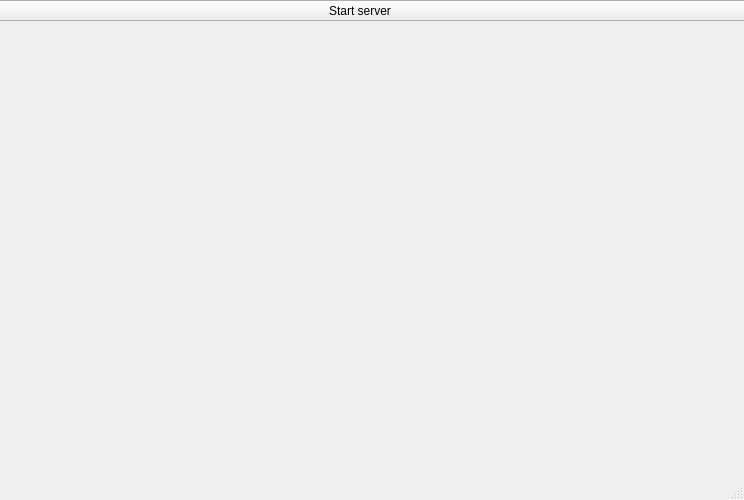
<?xml version="1.0" encoding="UTF-8"?>
<ui version="4.0">
 <class>MainWindow</class>
 <widget class="QMainWindow" name="MainWindow">
  <property name="geometry">
   <rect>
    <x>0</x>
    <y>0</y>
    <width>744</width>
    <height>500</height>
   </rect>
  </property>
  <property name="minimumSize">
   <size>
    <width>500</width>
    <height>500</height>
   </size>
  </property>
  <property name="windowTitle">
   <string>MainWindow</string>
  </property>
  <widget class="QWidget" name="centralwidget">
   <widget class="QPushButton" name="Down">
    <property name="geometry">
     <rect>
      <x>50</x>
      <y>200</y>
      <width>100</width>
      <height>100</height>
     </rect>
    </property>
    <property name="minimumSize">
     <size>
      <width>100</width>
      <height>100</height>
     </size>
    </property>
    <property name="styleSheet">
     <string notr="true">QPushButton#Down{
	background-color: transparent;
	border-image: url(:/Images/Images/Seta_H);
	background: none;
	border: none;
	background-repeat: none;
}</string>
    </property>
    <property name="text">
     <string/>
    </property>
   </widget>
   <widget class="QPushButton" name="Up">
    <property name="enabled">
     <bool>true</bool>
    </property>
    <property name="geometry">
     <rect>
      <x>160</x>
      <y>290</y>
      <width>100</width>
      <height>100</height>
     </rect>
    </property>
    <property name="minimumSize">
     <size>
      <width>100</width>
      <height>100</height>
     </size>
    </property>
    <property name="sizeIncrement">
     <size>
      <width>200</width>
      <height>300</height>
     </size>
    </property>
    <property name="mouseTracking">
     <bool>false</bool>
    </property>
    <property name="styleSheet">
     <string notr="true">QPushButton#Up{
	background-color: transparent;
	border-image: url(:/Images/Images/Seta_AH);
	background: none;
	border: none;
	background-repeat: none;
}</string>
    </property>
    <property name="text">
     <string/>
    </property>
    <property name="checkable">
     <bool>false</bool>
    </property>
   </widget>
   <widget class="QPushButton" name="StartServer">
    <property name="geometry">
     <rect>
      <x>-90</x>
      <y>0</y>
      <width>900</width>
      <height>21</height>
     </rect>
    </property>
    <property name="text">
     <string>Start server</string>
    </property>
   </widget>
   <widget class="QLabel" name="label_1">
    <property name="geometry">
     <rect>
      <x>300</x>
      <y>30</y>
      <width>400</width>
      <height>400</height>
     </rect>
    </property>
    <property name="maximumSize">
     <size>
      <width>1000</width>
      <height>1000</height>
     </size>
    </property>
    <property name="autoFillBackground">
     <bool>false</bool>
    </property>
    <property name="text">
     <string/>
    </property>
    <property name="scaledContents">
     <bool>true</bool>
    </property>
   </widget>
  </widget>
  <widget class="QMenuBar" name="menubar">
   <property name="geometry">
    <rect>
     <x>0</x>
     <y>0</y>
     <width>744</width>
     <height>20</height>
    </rect>
   </property>
  </widget>
  <widget class="QStatusBar" name="statusbar"/>
 </widget>
 <resources/>
 <connections/>
</ui>
